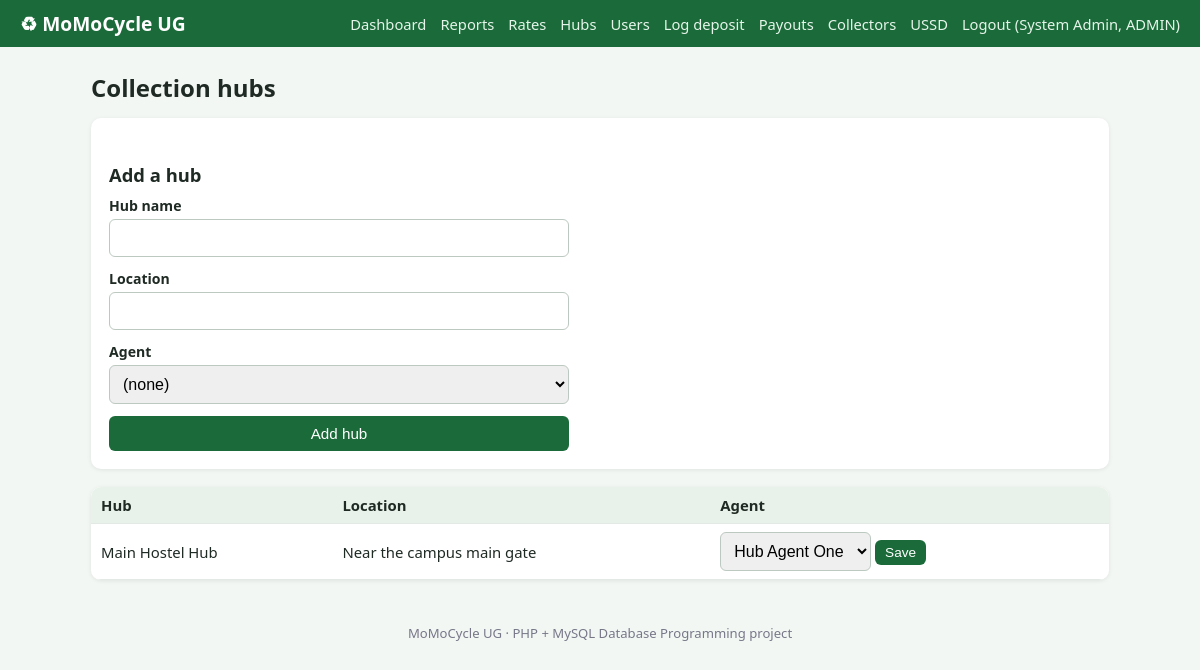
The app's page /admin/hubs.php (signed in) with its own data.
### tables this page shows
CREATE TABLE collection_hubs (
  hub_id               INT AUTO_INCREMENT PRIMARY KEY,
  hub_name             VARCHAR(100) NOT NULL UNIQUE,
  location_description VARCHAR(255) NOT NULL,
  agent_id             INT NULL,
  FOREIGN KEY (agent_id) REFERENCES users(user_id) ON DELETE SET NULL
);

CREATE TABLE users (
  user_id        INT AUTO_INCREMENT PRIMARY KEY,
  full_name      VARCHAR(100) NOT NULL,
  phone_number   VARCHAR(20)  NOT NULL UNIQUE,
  email          VARCHAR(100) UNIQUE,
  password_hash  VARCHAR(255) NOT NULL,
  role           ENUM('ADMIN','AGENT','COLLECTOR') NOT NULL DEFAULT 'COLLECTOR',
  wallet_balance DECIMAL(12,2) NOT NULL DEFAULT 0.00,
  created_at     TIMESTAMP DEFAULT CURRENT_TIMESTAMP,
  CONSTRAINT chk_wallet_nonneg CHECK (wallet_balance >= 0)
);

### includes/auth.php (called while the page is built, shortened)
<?php
function h($v): string { return htmlspecialchars((string)$v, ENT_QUOTES, 'UTF-8'); }

### admin/hubs.php (the view, shortened to what this page needs)
<?php
require_once __DIR__ . '/../includes/auth.php';
$agents = $pdo->query("SELECT user_id, full_name FROM users WHERE role='AGENT' ORDER BY full_name")->fetchAll();
$hubs = $pdo->query('SELECT h.*, u.full_name AS agent FROM collection_hubs h LEFT JOIN users u ON u.user_id = h.agent_id ORDER BY h.hub_name')->fetchAll();
require __DIR__ . '/../includes/header.php';
function agent_options(array $agents, $sel = null): string {
    $o = '<option value="">(none)</option>';
    foreach ($agents as $a) { $o .= '<option value="' . (int)$a['user_id'] . '"' . ((int)$sel === (int)$a['user_id'] ? ' selected' : '') . '>' . h($a['full_name']) . '</option>'; }
    return $o;
}
?>
<h1>Collection hubs</h1>
<div class="card"><h2>Add a hub</h2>
  <form method="post" class="stack"><?= csrf_field() ?><input type="hidden" name="action" value="add">
    <label>Hub name <input name="hub_name" required></label>
    <label>Location <input name="location" required></label>
    <label>Agent <select name="agent_id"><?= agent_options($agents) ?></select></label>
    <button>Add hub</button>
  </form></div>
<div class="tablewrap"><table>
  <tr><th>Hub</th><th>Location</th><th>Agent</th></tr>
  <?php foreach ($hubs as $r): ?>
  <tr><td><?= h($r['hub_name']) ?></td><td><?= h($r['location_description']) ?></td>
    <td><form method="post" class="inline"><?= csrf_field() ?><input type="hidden" name="hub_id" value="<?= (int)$r['hub_id'] ?>">
      <select name="agent_id"><?= agent_options($agents, $r['agent_id']) ?></select> <button class="small">Save</button></form></td></tr>
  <?php endforeach; ?>
</table></div>
<?php require __DIR__ . '/../includes/footer.php'; ?>

### assets/style.css (style rules this page uses)
* { box-sizing:border-box }
body { margin:0;font-family:Segoe UI,Arial,sans-serif;background:#f3f7f4;color:#1f2a24 }
h1 { font-size:1.5rem;margin:.2em 0 .6em }
h2 { font-size:1.15rem;margin:1.4em 0 .5em }
.card { background:#fff;border-radius:10px;padding:18px;box-shadow:0 1px 4px rgba(0,0,0,.08);margin-bottom:18px }
table { width:100%;border-collapse:collapse;background:#fff;font-size:.93rem }
th,td { padding:8px 10px;border-bottom:1px solid #e3e9e5;text-align:left }
th { background:#e8f2ea }
.tablewrap { overflow-x:auto;border-radius:10px;box-shadow:0 1px 4px rgba(0,0,0,.08) }
form.stack { display:grid;gap:12px;max-width:460px }
label { font-size:.88rem;font-weight:600;display:grid;gap:4px }
input,select { padding:9px;border:1px solid #bcc9c0;border-radius:6px;font-size:1rem }
button,.btn { background:#1b6b3a;color:#fff;border:0;padding:9px 16px;border-radius:6px;cursor:pointer;font-size:.95rem;text-decoration:none;display:inline-block }
button.small { padding:5px 10px;font-size:.85rem }
.inline { display:inline }

### records on screen
collection_hubs: hub_name "Main Hostel Hub", location_description "Near the campus main gate", agent_id "Hub Agent One"

### other values on screen
$u['full_name'] "System Admin"
$u['role'] "ADMIN"
